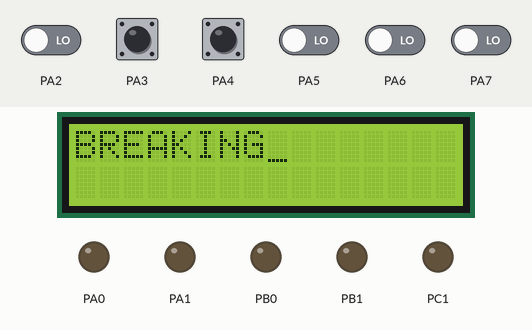
Bench run of a program on a simulated ATmega32, built with avr-gcc and emulated at 8 MHz. Parts: 16×2 character LCD, output pins drawn as LEDs (lit = HIGH). Wiring (inferred from the signals the program sends): character LCD (HD44780): RS PC0; E PC2; data PD0, PD1, PD2, PD3, PD4, PD5, PD6, PD7. The test bench sets the inputs (shaded band); at power-on: PA3, PA4 HIGH, PA2, PA5–7 LOW. Pins used as bus, display or sensor lines are not drawn.

Above: at 1.2 s.
1.3 s: PA3 pulled LOW for 1 s
At 3.0 s:
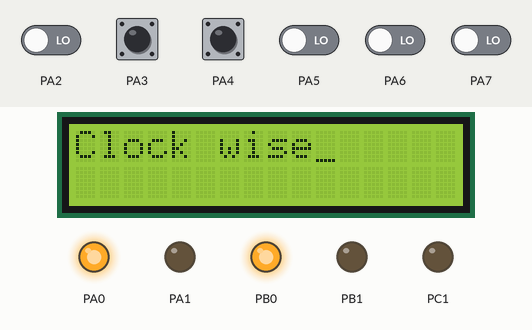
4.7 s: PA4 pulled LOW for 1 s
At 6.2 s:
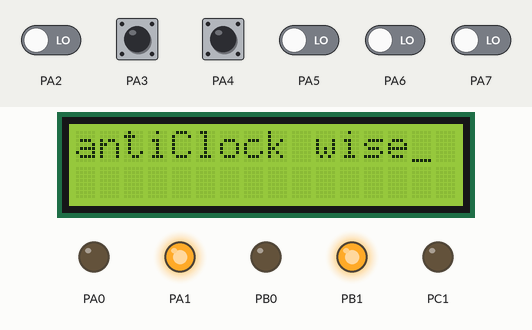
Timing chart, 0 to 7.9 s (numbered marks = the images above; inputs shaded):
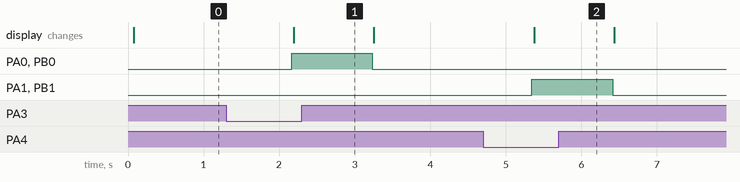

Measured:
- after the input at 1.3 s, PA0, PB0: LOW → HIGH after 0.87 s, → LOW 1.1 s later; the display: changes after 0.89 s (image 1)
- after the input at 4.7 s, PA1, PB1: LOW → HIGH after 0.64 s, → LOW 1.1 s later; the display: changes after 0.68 s (image 2)

The program:

main.c
```c
/*
 * main.c
 *
 *  Created on: ??þ/??þ/????
 *      Author: pola
 */

#include "util.h"
#include "types.h"
#include "regiester.h"
#include "DIO_int.h"
#include "LCD_int.h"
#include<avr/delay.h>
int main(void)
{
	LCD_vidInit();
	/*   set OUTPUT PINS  for motor 1      */
	DIO_vidSetPinDirection(PORTA,DIO_u8PIN_0,DIO_u8OUTPUT);
	DIO_vidSetPinDirection(PORTA,DIO_u8PIN_1,DIO_u8OUTPUT);
		/*SET output pins for motor 2 */
	DIO_vidSetPinDirection(PORTB,DIO_u8PIN_0,DIO_u8OUTPUT);
	DIO_vidSetPinDirection(PORTB,DIO_u8PIN_1,DIO_u8OUTPUT);
	/* input PULL UP PINS for switches*/
	DIO_vidSetPinDirection(PORTA,DIO_u8PIN_3,DIO_u8INPUT);
	DIO_vidSetPinDirection(PORTA,DIO_u8PIN_4,DIO_u8INPUT);
	DIO_vidSetPinVal(PORTA,DIO_u8PIN_3,DIO_u8HIGH);
	DIO_vidSetPinVal(PORTA,DIO_u8PIN_4,DIO_u8HIGH);

	while(1)
	{
		/*				checking switches	statutes								*/
		if((DIO_u8GetPin(PORTA,DIO_u8PIN_4)==0)&&(DIO_u8GetPin(PORTA,DIO_u8PIN_3)==0))
		{
			/*breaking motor 1*/
			DIO_vidSetPinVal(PORTA,DIO_u8PIN_0,DIO_u8LOW);
			DIO_vidSetPinVal(PORTA,DIO_u8PIN_1,DIO_u8LOW);
			/*	breaking motor 2 */
			DIO_vidSetPinVal(PORTB,DIO_u8PIN_0,DIO_u8LOW);
			DIO_vidSetPinVal(PORTB,DIO_u8PIN_1,DIO_u8LOW);
			/*	clear LCD and write Breaking */
			LCD_vidSendCommand(0x01);
			LCD_vidWriteString("BREAKING");
			_delay_ms(1000);
		}
		/*				checking switches	statutes								*/
		else  if((DIO_u8GetPin(PORTA,DIO_u8PIN_4)==1)&&(DIO_u8GetPin(PORTA,DIO_u8PIN_3)==1))
		{
			/*breaking motor 1*/
			DIO_vidSetPinVal(PORTA,DIO_u8PIN_0,DIO_u8LOW);
			DIO_vidSetPinVal(PORTA,DIO_u8PIN_1,DIO_u8LOW);
			/*breaking motor 2*/
			DIO_vidSetPinVal(PORTB,DIO_u8PIN_0,DIO_u8LOW);
			DIO_vidSetPinVal(PORTB,DIO_u8PIN_1,DIO_u8LOW);
			/*	clear LCD and write Breaking */
			LCD_vidSendCommand(0x01);
			LCD_vidWriteString("BREAKING");
			_delay_ms(1000);
		}
		/*				checking switches	statutes								*/
		else if(DIO_u8GetPin(PORTA,DIO_u8PIN_3)==0)
		{
			/*MOTOR 1 rotate clock wise */
			DIO_vidSetPinVal(PORTA,DIO_u8PIN_0,DIO_u8HIGH);
			DIO_vidSetPinVal(PORTA,DIO_u8PIN_1,DIO_u8LOW);
			/*MOTOR 2 rotate clock wise */
			DIO_vidSetPinVal(PORTB,DIO_u8PIN_0,DIO_u8HIGH);
			DIO_vidSetPinVal(PORTB,DIO_u8PIN_1,DIO_u8LOW);

			/*	clear LCD and write clockwise  */
			LCD_vidSendCommand(0x01);
			LCD_vidWriteString("Clock wise");
			_delay_ms(1000);
		}
		else if(DIO_u8GetPin(PORTA,DIO_u8PIN_4)==0)
		{
			/*MOTOR 1 rotate anti clock wise */
			DIO_vidSetPinVal(PORTA,DIO_u8PIN_0,DIO_u8LOW);
			DIO_vidSetPinVal(PORTA,DIO_u8PIN_1,DIO_u8HIGH);
			/*MOTOR 2 rotate anti clock wise */
			DIO_vidSetPinVal(PORTB,DIO_u8PIN_0,DIO_u8LOW);
			DIO_vidSetPinVal(PORTB,DIO_u8PIN_1,DIO_u8HIGH);
			/*	clear LCD and write anti clockwise  */
			LCD_vidSendCommand(0x01);
			LCD_vidWriteString("antiClock wise");
			_delay_ms(1000);
		}
	}

	return 0;


}
```

LCD_int.h
```c
/*
 * LCD_int.h
 *
 *  Created on: Aug 16, 2021
 *      Author: youss
 */

#ifndef LCD_INT_H_
#define LCD_INT_H_

#define LCD_u8CLEAR_DISPLAY          0X01
#define LCD_u8RETURN_HOME            0X02


void LCD_vidWriteData(u8 Copy_Data);

void LCD_vidSendCommand(u8 Copy_Command);

void LCD_vidWriteString(u8 * Copy_String);

void LCD_vidInit();

void LCD_vidGoTo(u8 Copy_Row, u8 Copy_Column);

#endif /* LCD_INT_H_ */
```

LCD_prog.c
```c
/*
 * LCD_prog.c
 *
 *  Created on: Aug 16, 2021
 *      Author: youss
 */


#include "util.h"
#include "types.h"
#include "regiester.h"
#include "DIO_int.h"
#include "LCD_int.h"
#include "avr/delay.h"


void LCD_vidWriteData(u8 Copy_Data)
{
	DIO_vidSetPinVal(PORTC,DIO_u8PIN_0,DIO_u8HIGH);
	DIO_vidSetPinVal(PORTC,DIO_u8PIN_1,DIO_u8LOW);
	DIO_vidSetPortVal(PORTD,Copy_Data);
	DIO_vidSetPinVal(PORTC,DIO_u8PIN_2,DIO_u8HIGH);
	_delay_ms(2);
	DIO_vidSetPinVal(PORTC,DIO_u8PIN_2,DIO_u8LOW);
}


void LCD_vidSendCommand(u8 Copy_Command)
{
	DIO_vidSetPinVal(PORTC,DIO_u8PIN_0,DIO_u8LOW);
	DIO_vidSetPinVal(PORTC,DIO_u8PIN_1,DIO_u8LOW);
	DIO_vidSetPortVal(PORTD,Copy_Command);
	DIO_vidSetPinVal(PORTC,DIO_u8PIN_2,DIO_u8HIGH);
	_delay_ms(2);
	DIO_vidSetPinVal(PORTC,DIO_u8PIN_2,DIO_u8LOW);
}


void LCD_vidWriteString(u8 * Copy_String)
{
	u8 iterator=0;
	for(iterator = 0 ; Copy_String[iterator] != '\0' ; iterator++)
	{
		LCD_vidWriteData(Copy_String[iterator]);
	}
}


void LCD_vidInit()
{
	DIO_vidSetPinDirection(PORTC,DIO_u8PIN_0,DIO_u8OUTPUT);
	DIO_vidSetPinDirection(PORTC,DIO_u8PIN_1,DIO_u8OUTPUT);
	DIO_vidSetPinDirection(PORTC,DIO_u8PIN_2,DIO_u8OUTPUT);
	DIO_vidSetPortDirection(PORTD,0xFF);

	_delay_ms(40); /** Step_1 **/
	LCD_vidSendCommand(0x38); /** Step_2 **/
	_delay_ms(1); /** Step_3 **/
	LCD_vidSendCommand(0x0E); /** Step_4 **/
	_delay_ms(1); /** Step_5 **/
	LCD_vidSendCommand(LCD_u8CLEAR_DISPLAY); /** Step_6 **/
	_delay_ms(2); /** Step_7 **/
	LCD_vidSendCommand(0x06); /** Step_8 **/
	LCD_vidSendCommand(0x02);
}


void LCD_vidGoTo(u8 Copy_Row, u8 Copy_Column)
{
	if((Copy_Column >= 0) && (Copy_Column <= 15))
	{
		switch(Copy_Row)
		{
		case 0:
			LCD_vidSendCommand((0b10000000)+Copy_Column);
			break;
		case 1:
			LCD_vidSendCommand((0b11000000)+Copy_Column);
			break;
		default:
			// Wrong row Entry
			break;
		}
	}
	else
	{
		//Wrong column Entry
	}
}
```

regiester.h
```c
/*
 * regiester.h
 *
 *  Created on: ??þ/??þ/????
 *      Author: pola
 */
//#include"types.h"
#ifndef REGIESTER_H_
#define REGIESTER_H_

#define DDRA_REG *((volatile u8* )0x3A)
#define PORTA_REG *((volatile u8* )0x3B)
#define PINA_REG *((volatile u8* )0x39)

#define DDRB_REG *((volatile u8* )0x37)
#define PORTB_REG *((volatile u8* )0x38)
#define PINB_REG *((volatile u8* )0x36)

#define DDRC_REG *((volatile u8* )0x34)
#define PORTC_REG *((volatile u8* )0x35)
#define PINC_REG *((volatile u8* )0x33)

#define DDRD_REG *((volatile u8* )0x31)
#define PORTD_REG *((volatile u8* )0x32)
#define PIND_REG *((volatile u8* )0x30)

#define reg_SREG *((volatile u8* )0x5F)
#define reg_SPH *((volatile u8* )0x5E)
#define reg_SPL *((volatile u8* )0x5D)
#define reg_OCR0 *((volatile u8* )0x5C)
#define reg_GICR *((volatile u8* )0x5B)
#define reg_GIFR *((volatile u8* )0x5A)
#define reg_TIMSK *((volatile u8* )0x59)
#define reg_TIFR *((volatile u8* )0x58)
#define reg_SPMCR *((volatile u8* )0x57)
#define reg_TWCR *((volatile u8* )0x56)
#define reg_MCUCR *((volatile u8* )0x55)
#define reg_MCUCSR *((volatile u8* )0x54)
#define reg_TCCR0 *((volatile u8* )0x53)
#define reg_TCNT0 *((volatile u8* )0x52)
#define reg_OSCCAL *((volatile u8* )0x51)
#define reg_OSDR *((volatile u8* )0x51)
#define reg_SFIOR *((volatile u8* )0x50)
#define reg_TCCR1A *((volatile u8* )0x4F)
#define reg_TCCR1B *((volatile u8* )0x4E)
#define reg_TCNT1H *((volatile u8* )0x4D)
#define reg_TCNT1L *((volatile u8* )0x4C)
#define reg_OCR1AH *((volatile u8* )0x4B)
#define reg_OCR1AL *((volatile u8* )0x4A)
#define reg_OCR1BH *((volatile u8* )0x49)
#define reg_OCR1BL *((volatile u8* )0x48)
#define reg_ICR1H *((volatile u8* )0x47)
#define reg_ICR1L *((volatile u8* )0x46)
#define reg_TCCR2 *((volatile u8* )0x45)
#define reg_TCNT2 *((volatile u8* )0x44)
#define reg_OCR2 *((volatile u8* )0x43)
#define reg_ASSR *((volatile u8* )0x42)
#define reg_WDTCR *((volatile u8* )0x41)
#define reg_UBRRH *((volatile u8* )0x40)
#define reg_EEARH *((volatile u8* )0x3F)
#define reg_EEARL *((volatile u8* )0x3E)
#define reg_EEDR *((volatile u8* )0x3D)
#define reg_EECR *((volatile u8* )0x3C)
#define reg_SPDR *((volatile u8* )0x2F)
#define reg_SPSR *((volatile u8* )0x2E)
#define reg_SPCR *((volatile u8* )0x2D)
#define reg_UDR *((volatile u8* )0x2C)
#define reg_UCSRA *((volatile u8* )0x2B)
#define reg_UCSRB *((volatile u8* )0x2A)
#define reg_UBRRL *((volatile u8* )0x29)
#define reg_ACSR *((volatile u8* )0x28)
#define reg_ADMUX *((volatile u8* )0x27)
#define reg_ADCSRA *((volatile u8* )0x26)
#define reg_ADCH *((volatile u8* )0x25)
#define reg_ADCL *((volatile u8* )0x24)
#define reg_TWDR *((volatile u8* )0x23)
#define reg_TWAR *((volatile u8* )0x22)
#define reg_TWSR *((volatile u8* )0x21)
#define reg_TWBR *((volatile u8* )0x20)
#endif /* REGIESTER_H_ */
```

types.h
```c
#ifndef types_h
#define types_h

typedef unsigned char u8;
typedef signed char  s8;
typedef unsigned  short int u16;
typedef signed short int s16;
typedef unsigned int u32;
typedef signed int s32;
typedef float f32 ;
typedef double f64;
typedef signed long int s64;
typedef unsigned long int u64;

#endif
```

util.h
```c
#ifndef util_h
#define util_h
#define SET_BIT(var,bitpos) (var=var |(1<<bitpos))
#define CLR_BIT(var,bitpos) var =var &~(1<<bitpos)
#define toggle_bit(var,bitpos) var=var ^ (1<<bitpos)
#define write_byte(var,value)    var =value
#define read_byte(var)    var
#define Get_bit(var,bitpos)   (var>>bitpos)&1

//#define Get_bit(var,bitpos)   (var&(1<<bitpos))>>bitpos
//#define Get_bit(var,bitpos)   (var&(1<<bitpos))?1:0
//#define Get_bit(var,bitpos)   !!(var&(1<<bitpos))

#define toggle_byte(var)  var=var^255
#endif
```

DIO_Prog.c
```c
/*
 * DIO_Prog.c
 *
 *  Created on: Aug 15, 2021
 *      Author: youss
 */

#include "util.h"
#include "types.h"
#include "regiester.h"
#include "DIO_int.h"

u8 DIO_u8GetPin(u8 Copy_PortX, u8 Copy_PinX)
{

	u8 PinLevel;
	  switch(Copy_PortX)
	   {
	  case PORTA:
		  PinLevel=Get_bit(PINA_REG,Copy_PinX);
		  break;
	  case PORTB:
		  PinLevel=Get_bit(PINB_REG,Copy_PinX);
		  break;
	  case PORTC:
		  PinLevel=Get_bit(PINC_REG,Copy_PinX);
		  break;
	  case PORTD:
		  PinLevel=Get_bit(PIND_REG,Copy_PinX);
		  break;
	   }
	  return PinLevel;
}

void DIO_vidSetPinVal(u8 Copy_PortX,u8 Copy_PinX, u8 Copy_Value)
{

	switch(Copy_PortX)
	{
	case PORTA://physical port A
		if(Copy_Value == DIO_u8LOW) // input
		{
			CLR_BIT(PORTA_REG,Copy_PinX);

		}
		else if (Copy_Value == DIO_u8HIGH)// output
		{
			SET_BIT(PORTA_REG,Copy_PinX);

		}
		break;


	case PORTB://physical port b
		if(Copy_Value == DIO_u8LOW) // input
		{
			CLR_BIT(PORTB_REG,Copy_PinX);

		}
		else if (Copy_Value == DIO_u8HIGH)// output
		{
			SET_BIT(PORTB_REG,Copy_PinX);

		}
		break;


	case PORTC://physical port C
		if(Copy_Value == DIO_u8LOW) // input
		{
			CLR_BIT(PORTC_REG,Copy_PinX);

		}
		else if (Copy_Value == DIO_u8HIGH)// output
		{
			SET_BIT(PORTC_REG,Copy_PinX);

		}
		break;


	case PORTD://physical port A
		if(Copy_Value == DIO_u8LOW) // input
		{
			CLR_BIT(PORTD_REG,Copy_PinX);

		}
		else if (Copy_Value == DIO_u8HIGH)// output
		{
			SET_BIT(PORTD_REG,Copy_PinX);

		}
		break;


		/* default:error code to return
		   break;*/
	}


}

void DIO_vidSetPinDirection(u8 Copy_PortX,u8 Copy_PinX, u8 Copy_Direction)
{
	if(((Copy_PortX >= PORTA) && (Copy_PortX <= PORTD)) && ((Copy_PinX >= DIO_u8PIN_0) && (Copy_PinX <= DIO_u8PIN_7)) \
			&& ((Copy_Direction == DIO_u8INPUT) || (Copy_Direction == DIO_u8OUTPUT)))
	{
		if(Copy_Direction == DIO_u8INPUT)
		{
			switch(Copy_PortX)
			{
			case PORTA:
				CLR_BIT(DDRA_REG,Copy_PinX);
				break;
			case PORTB:
				CLR_BIT(DDRB_REG,Copy_PinX);
				break;
			case PORTC:
				CLR_BIT(DDRC_REG,Copy_PinX);
				break;
			case PORTD:
				CLR_BIT(DDRD_REG,Copy_PinX);
				break;
			}
		}
		else if(Copy_Direction == DIO_u8OUTPUT)
		{
			switch(Copy_PortX)
			{
			case PORTA:
				SET_BIT(DDRA_REG,Copy_PinX);
				break;
			case PORTB:
				SET_BIT(DDRB_REG,Copy_PinX);
				break;
			case PORTC:
				SET_BIT(DDRC_REG,Copy_PinX);
				break;
			case PORTD:
				SET_BIT(DDRD_REG,Copy_PinX);
				break;
			}
		}
	}
	else
	{
		/*  DO NOTHING  */
	}
}

void DIO_vidTogglePinVal(u8 Copy_PortX, u8 Copy_PinX)
{

}

void DIO_vidSetPortDirection(u8 Copy_PortX, u8 Copy_Direction)
{
	if(((Copy_PortX >= PORTA) && (Copy_PortX <= PORTD)))
	{
		switch(Copy_PortX)
		{
		case PORTA:
			DDRA_REG = Copy_Direction;
			break;
		case PORTB:
			DDRB_REG = Copy_Direction;
			break;
		case PORTC:
			DDRC_REG = Copy_Direction;
			break;
		case PORTD:
			DDRD_REG = Copy_Direction;
			break;
		}

	}
	else
	{
		/* DO Nothing */
	}
}
void DIO_vidSetPortVal(u8 Copy_PortX, u8 Copy_Value)
{
	if(((Copy_PortX >= PORTA) && (Copy_PortX <= PORTD)))
	{
		switch(Copy_PortX)
		{
		case PORTA:
			PORTA_REG = Copy_Value;
			break;
		case PORTB:
			PORTB_REG = Copy_Value;
			break;
		case PORTC:
			PORTC_REG = Copy_Value;
			break;
		case PORTD:
			PORTD_REG = Copy_Value;
			break;
		}

	}
	else
	{
		/* DO Nothing */
	}
}
```

DIO_int.h
```c
/*
 * DIO_int.h
 *
 *  Created on: Aug 15, 2021
 *      Author: youss
 */

#ifndef DIO_INT_H_
#define DIO_INT_H_

#define PORTA            1
#define PORTB            2
#define PORTC            3
#define PORTD            4

#define DIO_u8PIN_0      0
#define DIO_u8PIN_1      1
#define DIO_u8PIN_2      2
#define DIO_u8PIN_3      3
#define DIO_u8PIN_4      4
#define DIO_u8PIN_5      5
#define DIO_u8PIN_6      6
#define DIO_u8PIN_7      7


#define DIO_u8INPUT      0
#define DIO_u8OUTPUT     1

#define DIO_u8HIGH       1
#define DIO_u8LOW        0


u8 DIO_u8GetPin(u8 Copy_PortX, u8 Copy_PinX);

void DIO_vidSetPinVal(u8 Copy_PortX,u8 Copy_PinX, u8 Copy_Value);

void DIO_vidSetPinDirection(u8 Copy_PortX,u8 Copy_PinX, u8 Copy_Direction);

void DIO_vidTogglePinVal(u8 Copy_PortX, u8 Copy_PinX);

void DIO_vidSetPortDirection(u8 Copy_PortX, u8 Copy_Direction);

void DIO_vidSetPortVal(u8 Copy_PortX, u8 Copy_Value);

#endif /* DIO_INT_H_ */
```
